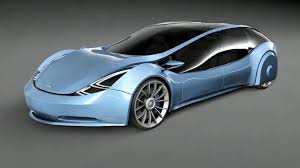
#> input picture images/sample.jpg, 300 x 168 px, found by its file name
$ python day4.py
#> lines starting #> are read from the running program, lines starting #| are printed output that depends on the picture
import cv2

#Resmi oku
image = cv2.imread("images/sample.jpg")
#> image is the input picture: shape (168, 300, 3); mean B, G, R 110, 105.2, 96.7

if image is None:
    print("Resim yüklenemedi")
    exit()

#gaussian blur
gaussian = cv2.GaussianBlur(image, (5, 5),0)
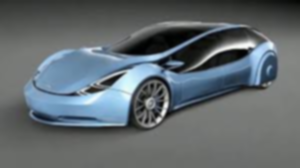
#> gaussian: shape (168, 300, 3); mean B, G, R 110, 105.2, 96.7

#median blur
median = cv2.medianBlur(image, 5)
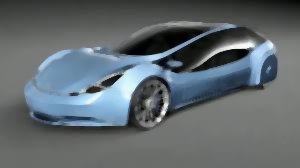
#> median: shape (168, 300, 3); mean B, G, R 109.9, 105.1, 96.4

#bilateral blur
bileteral = cv2.bilateralFilter(image, 9, 75, 75)

cv2.imshow("original", image)
cv2.imshow("gaussian blur", gaussian)
cv2.imshow("median blur", median)
cv2.imshow("bileteral filter", bileteral)


cv2.waitKey(0)
cv2.destroyAllWindows()


# Day 04 - Image Filtering

## Öğrendiklerim
'''
- Blur görüntüyü yumuşatır.
- Gürültüyü azaltmak için kullanılır.
- Kernel büyüdükçe blur artar.
- Gaussian Blur genel amaçlıdır.
- Median Blur Salt & Pepper Noise için uygundur.
- Bilateral Filter kenarları koruyarak blur uygular. '''

$ run again, with images/face.jpg copied over images/sample.jpg
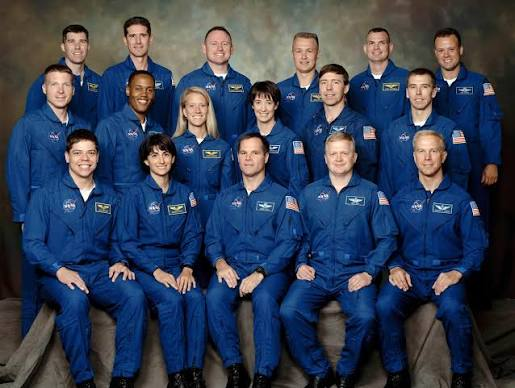
#> input picture images/face.jpg, 515 x 388 px, found by its file name
#> image is the input picture: shape (388, 515, 3); mean B, G, R 83.6, 63.5, 52.6
#> `gaussian = cv2.GaussianBlur(image, (5, 5),0)`:
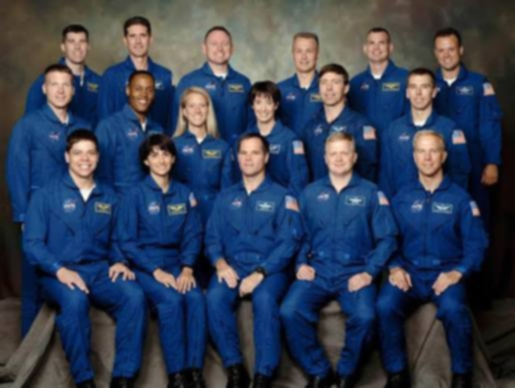
#> gaussian: shape (388, 515, 3); mean B, G, R 83.6, 63.5, 52.6
